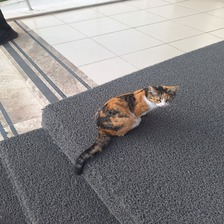
#> input picture MP3_Dataset/train/cat/cat01.jpg, 224 x 224 px; its folder holds 4 pictures in this run
$ python 'fıle.py'
#> lines starting #> are read from the running program, lines starting #| are printed output that depends on the picture
import numpy as np
import pickle
import os
from PIL import Image
from pathlib import Path

# Set random seed for reproducibility
np.random.seed(42)

class BaseModel:
    """
    Abstract base class for the assignment.
    -------------------------------------

    """
    def __init__(self):
        self.weights = {}

    # [85 lines left out: functions train, predict, save, load, im2col, col2im, not called in this run]


# LAYER CLASSES

class ConvLayer:
    """Convolutional Layer with forward and backward pass."""

    # [49 lines left out: functions __init__, forward, backward, not called in this run]


class MaxPoolLayer:
    """Max Pooling Layer."""

    # [37 lines left out: functions __init__, forward, backward, not called in this run]


class FullyConnectedLayer:
    """Fully Connected (Dense) Layer."""

    # [20 lines left out: functions __init__, forward, backward, not called in this run]


class ReLU:
    """ReLU Activation Function."""

    def __init__(self):
        self.mask = None

    # [10 lines left out: functions forward, backward, not called in this run]


class Softmax:
    """Softmax with Cross-Entropy Loss."""

    # [27 lines left out: functions __init__, forward, backward, softmax, cross_entropy_error, not called in this run]

# MY MODEL

class MyModel(BaseModel):
    """
    CNN Implementation from Scratch
    """

    # [284 lines left out: functions __init__, forward, backward, update_weights, normalize, train and 3 more, not called in this run]


# ============================================================
# DATA LOADING FUNCTIONS
# ============================================================

def load_images_from_folder(folder_path, target_size=(56, 56)):
    """
    Load all images from a folder.
    """
#> called with target_size = (56, 56)
    images = []
    folder = Path(folder_path)

    # Klasörün mevcut olup olmadığını kontrol et
    if not folder.exists():
        raise FileNotFoundError(
            f"Klasör bulunamadı: {folder.resolve()}"
        )

    # JPG, JPEG ve PNG uzantılı resimleri bul
    image_paths = sorted(
        p for p in folder.iterdir()
        if p.is_file() and p.suffix.lower() in
        (".jpg", ".jpeg", ".png")
    )

    for img_path in image_paths:
        try:
            with Image.open(img_path) as img:
#> img is the input picture: PIL image 224x224 RGB; mean R, G, B 137.8, 135.6, 135.9
                img = img.convert("RGB")
                img = img.resize(target_size, Image.BILINEAR)
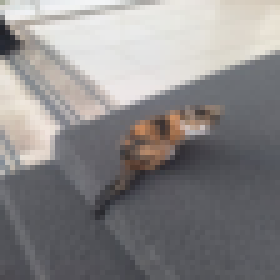
#> img: PIL image 56x56 RGB (shown 5 times larger); mean R, G, B 137.9, 135.6, 136
                img_array = np.array(img, dtype=np.float32) / 255.0
                images.append(img_array)
        except Exception as e:
            print(f"Resim okunamadı: {img_path} - {e}")
#> pass 2 of the loop in load_images_from_folder, `for img_path in image_paths:`:
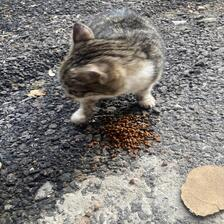
#> input picture MP3_Dataset/train/cat/cat02.jpg, 224 x 224 px
#> in load_images_from_folder, img is the input picture: PIL image 224x224 RGB; mean R, G, B 128.1, 124.4, 120.2
#> in load_images_from_folder, `img = img.resize(target_size, Image.BILINEAR)`:
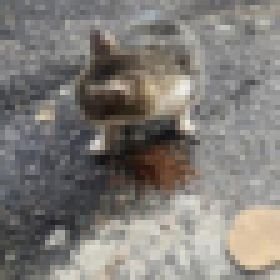
#> img: PIL image 56x56 RGB (shown 5 times larger); mean R, G, B 128.2, 124.5, 120.2
#> pass 3 of the loop in load_images_from_folder, `for img_path in image_paths:`:
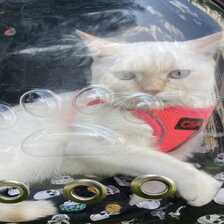
#> input picture MP3_Dataset/train/cat/cat03.jpg, 224 x 224 px
#> in load_images_from_folder, img is the input picture: PIL image 224x224 RGB; mean R, G, B 141, 137.8, 138.7
#> in load_images_from_folder, `img = img.resize(target_size, Image.BILINEAR)`:
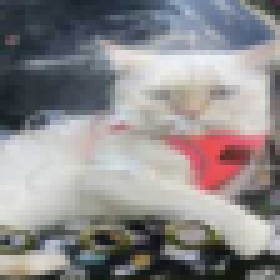
#> img: PIL image 56x56 RGB (shown 5 times larger); mean R, G, B 141, 137.8, 138.8
#> the loop made 4 passes; the first 3 are shown

    # Klasör boşsa anlaşılır bir hata göster
    if not images:
        raise ValueError(
            f"Bu klasörde okunabilir resim bulunamadı: "
            f"{folder.resolve()}"
        )


    return np.array(images)

def load_dataset(dataset_path, target_size=(56, 56)):
    """
    Load the complete dataset.
    """
    dataset_path = Path(dataset_path)

    print("Loading training data...")
    # Load train data
    train_cat = load_images_from_folder(dataset_path / 'train' / 'cat', target_size)
    train_bicycle = load_images_from_folder(dataset_path / 'train' / 'bicycle', target_size)

    X_train = np.concatenate([train_cat, train_bicycle], axis=0)
    y_train = np.concatenate([np.zeros(len(train_cat)), np.ones(len(train_bicycle))]).astype(int)

    print(f"Train: {len(train_cat)} cats, {len(train_bicycle)} bicycles")

    print("Loading validation data...")
    # Load validation data
    val_cat = load_images_from_folder(dataset_path / 'val' / 'cat', target_size)
    val_bicycle = load_images_from_folder(dataset_path / 'val' / 'bicycle', target_size)

    X_val = np.concatenate([val_cat, val_bicycle], axis=0)
    y_val = np.concatenate([np.zeros(len(val_cat)), np.ones(len(val_bicycle))]).astype(int)

    print(f"Val: {len(val_cat)} cats, {len(val_bicycle)} bicycles")

    return X_train, y_train, X_val, y_val


# [8 lines left out: function compute_confusion_matrix, not called in this run]


# MAIN EXECUTION

if __name__ == "__main__":
    """
    Main execution script for training and saving the model.
    """

    # Configuration
    DATASET_PATH = "MP3_Dataset"

    # Hyperparameters
    EPOCHS = 20
    LEARNING_RATE = 0.005
    BATCH_SIZE = 16
    TARGET_SIZE = (56, 56)

    print("="*60)
    print("CNN FROM SCRATCH - TRAINING SCRIPT")
    print("="*60)

    # Load dataset
#> (the run stopped early here; a loop or call above may not have finished)
